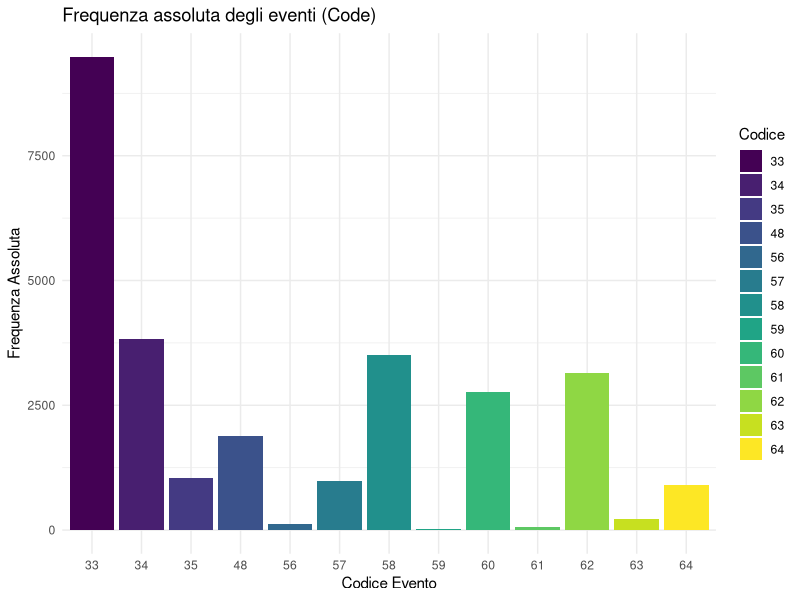
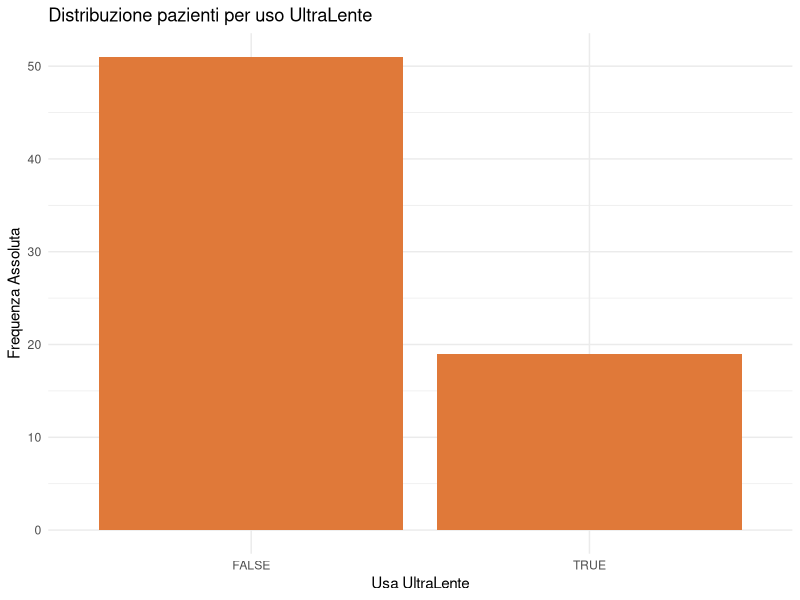
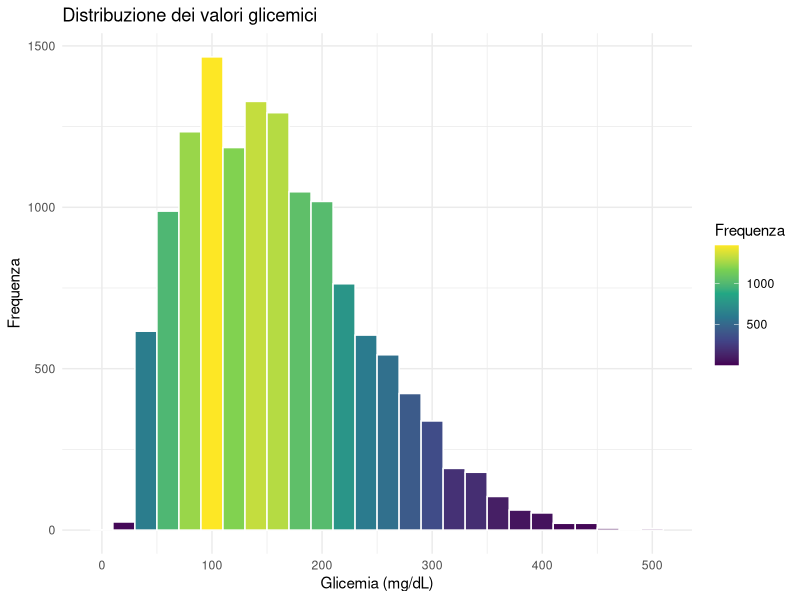
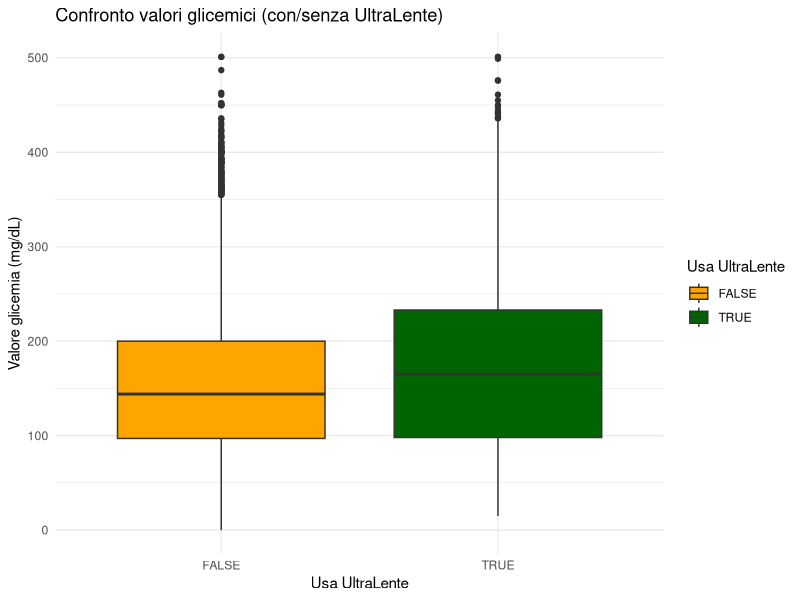
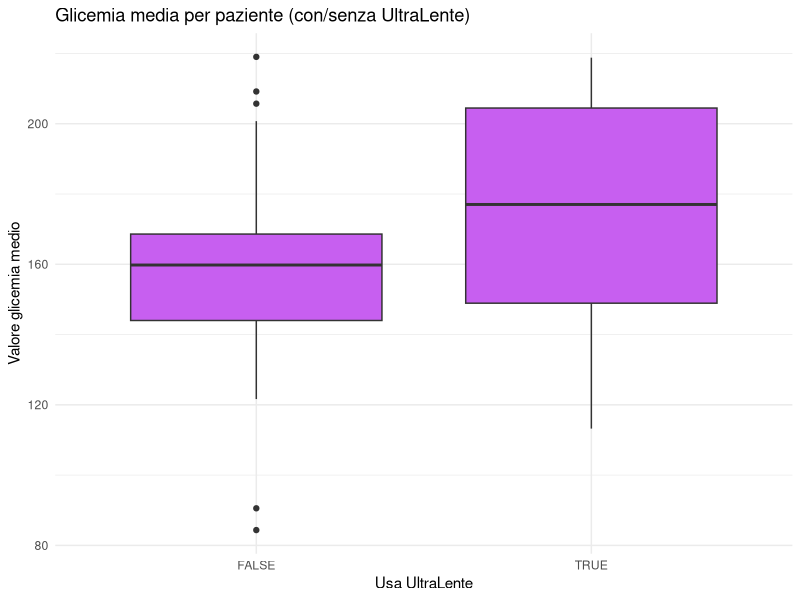
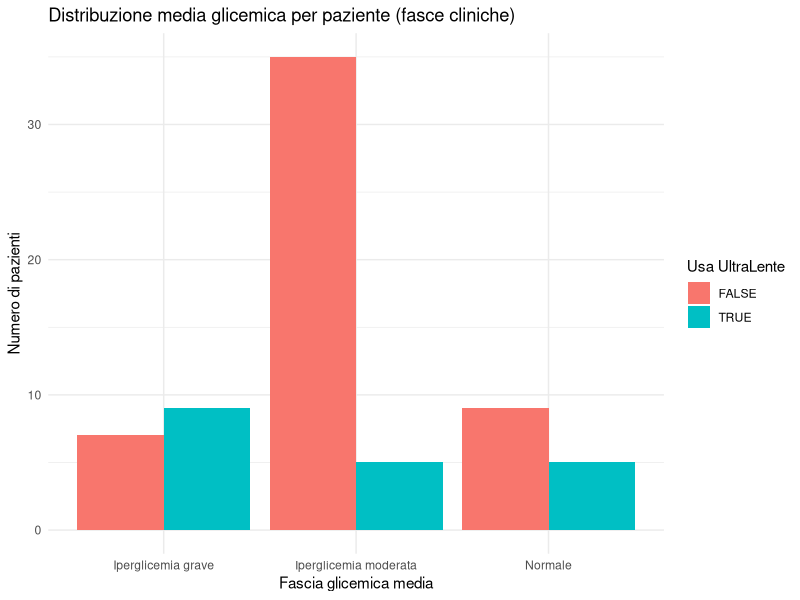
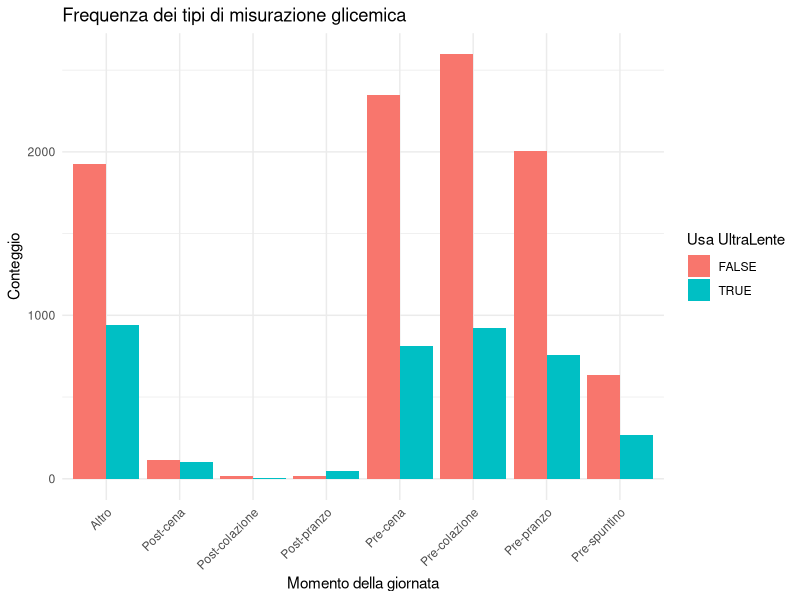
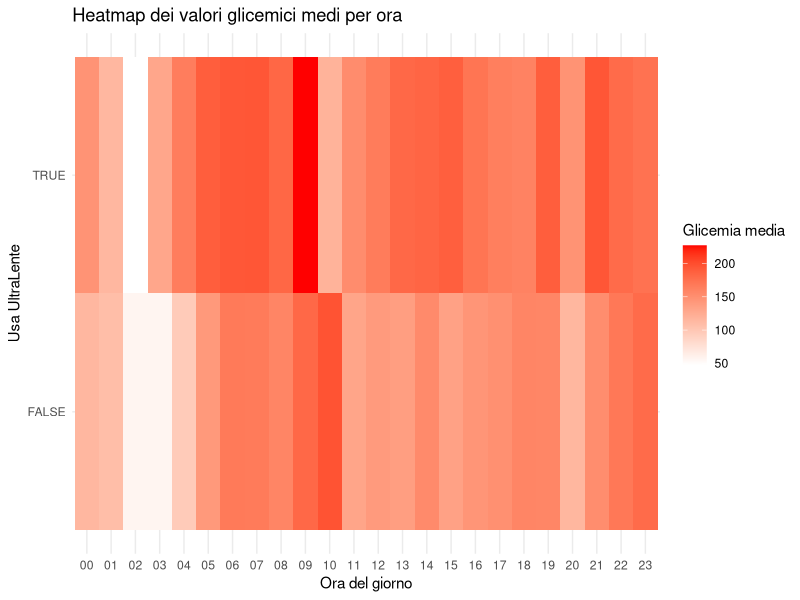

Source code (R) for these figures, in order: (Note: this script raises an error after producing the figures.)
# 📦 Librerie necessarie
library(dplyr)
library(ggplot2)
library(readr)
library(viridis)
library(tidyr)

# 📂 Carica il dataset pulito contenente tutte le misurazioni e l'etichetta UltraLente
df <- read_csv("./dataset/diabetes_clean_data3.csv", 
               col_types = cols(
                 Date = col_character(),
                 Time = col_character(),
                 Code = col_integer(),
                 Value = col_double(),
                 PatientID = col_integer(),
                 UsesUltraLente = col_logical()
               ))

# 🔢 Calcolo frequenza assoluta e relativa per ciascun tipo di evento (codice)
frequenze_code <- df %>%
  group_by(Code) %>%
  summarise(FreqAssoluta = n()) %>%
  mutate(FreqRelativa = round(FreqAssoluta / sum(FreqAssoluta), 4))

# 📋 Stampa la tabella dei codici evento
print(frequenze_code)

# 📊 Grafico: distribuzione degli eventi con colori viridis diversi per codice
plot_code <- ggplot(frequenze_code, aes(x = factor(Code), y = FreqAssoluta, fill = factor(Code))) +
  geom_bar(stat = "identity") +
  labs(
    title = "Frequenza assoluta degli eventi (Code)",
    x = "Codice Evento",
    y = "Frequenza Assoluta",
    fill = "Codice"
  ) +
  theme_minimal() +
  scale_fill_viridis_d(option = "D")  # puoi anche provare: "A", "B", "C", "E", "F"

# 💾 Salva il grafico
ggsave("grafici_plot/frequenza_code.pdf", plot = plot_code, width = 6, height = 4, dpi = 300)



# 📊 Grafico: quanti pazienti usano UltraLente e quanti no
distrib_ultralente <- df %>%
  distinct(PatientID, UsesUltraLente) %>%
  count(UsesUltraLente, name = "FreqAssoluta") %>%
  mutate(FreqRelativa = round(FreqAssoluta / sum(FreqAssoluta), 4))
print(distrib_ultralente)



plot_ultralente <- ggplot(distrib_ultralente, aes(x = as.factor(UsesUltraLente), y = FreqAssoluta)) +
  geom_bar(stat = "identity", fill = "#e07939") +
  labs(
    title = "Distribuzione pazienti per uso UltraLente",
    x = "Usa UltraLente",
    y = "Frequenza Assoluta"
  ) +
  theme_minimal()
ggsave("grafici_plot/distribuzione_ultralente.pdf", plot = plot_ultralente, width = 6, height = 4, dpi = 300)



# 📌 Codici associati ai valori glicemici
glucose_codes <- c(48, 57, 58, 59, 60, 61, 62, 63, 64)

# 📥 Filtro del dataset per includere solo i codici glicemici
glucose_df <- df %>%
  filter(Code %in% glucose_codes)

# 📦 Suddividi i valori glicemici in classi (bin) di ampiezza 20 (come nel grafico)
glucose_freq <- glucose_df %>%
  mutate(ClasseGlicemia = cut(Value, breaks = seq(0, max(Value, na.rm = TRUE) + 20, by = 20), right = FALSE)) %>%
  group_by(ClasseGlicemia) %>%
  summarise(
    FreqAssoluta = n()
  ) %>%
  mutate(
    FreqRelativa = round(FreqAssoluta / sum(FreqAssoluta), 4)
  )

# 📋 Stampa tabella frequenze glicemia
print(glucose_freq, n = Inf)

# 📊 Istogramma della distribuzione dei valori glicemici
glicem <- ggplot(glucose_df, aes(x = Value)) +
  geom_histogram(aes(fill = ..count..), binwidth = 20, color = "white") +
  scale_fill_viridis_c(option = "D") +  # Palette viridis (opzioni: A, B, C, D, E, F)
  labs(
    title = "Distribuzione dei valori glicemici",
    x = "Glicemia (mg/dL)",
    y = "Frequenza",
    fill = "Frequenza"
  ) +
  theme_minimal()

# 💾 Salvataggio grafico PDF
ggsave("grafici_plot/distribuzione_valori_glicemici.pdf", plot = glicem, width = 6, height = 4, dpi = 300)



# 📊 Grafico: boxplot delle glicemie per tutti i pazienti, divisi per uso UltraLente
boxplot_glicemia <- ggplot(glucose_df, aes(x = as.factor(UsesUltraLente), y = Value, fill = as.factor(UsesUltraLente))) +
  geom_boxplot() +
  labs(
    title = "Confronto valori glicemici (con/senza UltraLente)",
    x = "Usa UltraLente",
    y = "Valore glicemia (mg/dL)"
  ) +
  theme_minimal() +
  scale_fill_manual(values = c("orange", "darkgreen"), name = "Usa UltraLente")
ggsave("grafici_plot/boxplot_glicemia_ultralente.pdf", plot = boxplot_glicemia, width = 6, height = 4, dpi = 300)

# 📊 Calcolo media glicemica per ogni paziente
media_paziente <- glucose_df %>%
  group_by(PatientID, UsesUltraLente) %>%
  summarise(ValoreMedio = mean(Value), .groups = "drop")

# 📊 Grafico: boxplot della glicemia media per paziente, divisi per gruppo
boxplot_media <- ggplot(media_paziente, aes(x = as.factor(UsesUltraLente), y = ValoreMedio)) +
  geom_boxplot(fill = "#c75ff0") +
  labs(
    title = "Glicemia media per paziente (con/senza UltraLente)",
    x = "Usa UltraLente",
    y = "Valore glicemia medio"
  ) +
  theme_minimal()
ggsave("grafici_plot/boxplot_media_glicemica_per_paziente.pdf", plot = boxplot_media, width = 6, height = 4, dpi = 300)

# 📊 Classifica ogni paziente in una fascia clinica in base alla glicemia media
media_paziente <- media_paziente %>%
  mutate(
    FasciaMedia = case_when(
      ValoreMedio < 70 ~ "Ipoglicemia",
      ValoreMedio <= 140 ~ "Normale",
      ValoreMedio <= 180 ~ "Iperglicemia moderata",
      TRUE ~ "Iperglicemia grave"
    )
  )

# 📦 Calcola la frequenza assoluta dei pazienti per ciascuna fascia e stato UltraLente
fasce_media <- media_paziente %>%
  group_by(UsesUltraLente, FasciaMedia) %>%
  summarise(Count = n(), .groups = "drop")

# ➕ Calcola anche la frequenza relativa all'interno del totale
fasce_media <- fasce_media %>%
  mutate(
    FreqRelativa = round(Count / sum(Count), 4)
  )

# 📋 Stampa la tabella con frequenza assoluta e relativa
print(fasce_media, n = Inf)

# 📈 Grafico a barre della distribuzione delle fasce glicemiche medie
grafico_fasce_media <- ggplot(fasce_media, aes(x = FasciaMedia, y = Count, fill = as.factor(UsesUltraLente))) +
  geom_bar(stat = "identity", position = "dodge") +
  labs(
    title = "Distribuzione media glicemica per paziente (fasce cliniche)",
    x = "Fascia glicemica media",
    y = "Numero di pazienti",
    fill = "Usa UltraLente"
  ) +
  theme_minimal()

# 💾 Salvataggio del grafico in PDF
ggsave("grafici_plot/fasce_glicemia_media_per_paziente.pdf", plot = grafico_fasce_media, width = 7, height = 4.5, dpi = 300)


# 📊 Mappa dei codici glicemici a momenti specifici della giornata
glucose_df <- glucose_df %>%
  mutate(Misurazione = case_when(
    Code == 58 ~ "Pre-colazione",
    Code == 59 ~ "Post-colazione",
    Code == 60 ~ "Pre-pranzo",
    Code == 61 ~ "Post-pranzo",
    Code == 62 ~ "Pre-cena",
    Code == 63 ~ "Post-cena",
    Code == 64 ~ "Pre-spuntino",
    TRUE ~ "Altro"
  ))

# 📦 Calcolo del conteggio per tipo di misurazione e uso UltraLente
tipi_misurazione <- glucose_df %>%
  group_by(UsesUltraLente, Misurazione) %>%
  summarise(Count = n(), .groups = "drop")

# ➕ Calcolo della frequenza relativa globale (rispetto al totale dei pazienti)
tipi_misurazione <- tipi_misurazione %>%
  mutate(
    FreqRelativa = round(Count / sum(Count), 4)
  )

# 📋 Stampa della tabella con frequenza assoluta e relativa
print(tipi_misurazione, n = Inf)

# 📈 Grafico leggibile della frequenza dei tipi di misurazione glicemica
grafico_misure <- ggplot(tipi_misurazione, aes(x = Misurazione, y = Count, fill = as.factor(UsesUltraLente))) +
  geom_bar(stat = "identity", position = "dodge") +
  labs(
    title = "Frequenza dei tipi di misurazione glicemica",
    x = "Momento della giornata",
    y = "Conteggio",
    fill = "Usa UltraLente"
  ) +
  theme_minimal() +
  theme(axis.text.x = element_text(angle = 45, hjust = 1))  # 👈 Ruota le etichette per leggibilità

# 💾 Salvataggio del grafico in PDF
ggsave("grafici_plot/frequenza_misure_glicemiche.pdf", plot = grafico_misure, width = 9, height = 5, dpi = 300)



# 📊 Heatmap: valori glicemici medi per ora del giorno, divisi per uso UltraLente
# Questo grafico mostra a che ora del giorno i valori medi di glicemia sono più alti o più bassi,
# separando i pazienti in base all'uso dell'insulina UltraLente (TRUE/FALSE)

heatmap_ora <- glucose_df %>%
  mutate(Ora = format(as.POSIXct(DateTime), "%H")) %>%
  group_by(Ora, UsesUltraLente) %>%
  summarise(Media = mean(Value), .groups = "drop") %>%
  ggplot(aes(x = Ora, y = as.factor(UsesUltraLente), fill = Media)) +
  geom_tile() +
  scale_fill_gradient(low = "white", high = "red") +
  labs(
    title = "Heatmap dei valori glicemici medi per ora",
    x = "Ora del giorno",
    y = "Usa UltraLente",
    fill = "Glicemia media"
  ) +
  theme_minimal()

# 💾 Salvataggio della heatmap nella cartella 'grafici'
ggsave("grafici_plot/heatmap_glicemia_media_per_ora.pdf", plot = heatmap_ora, width = 8, height = 4.5, dpi = 300)

# 📊 Boxplot: distribuzione glicemia per ogni paziente
boxplot_per_paziente <- ggplot(glucose_df, aes(x = as.factor(PatientID), y = Value)) +
  geom_boxplot(outlier.size = 0.5, fill = "skyblue") +
  labs(
    title = "Distribuzione glicemica per paziente",
    x = "ID Paziente",
    y = "Glicemia (mg/dL)"
  ) +
  theme_minimal() +
  theme(axis.text.x = element_blank())  # nasconde le etichette pazienti per chiarezza

ggsave("grafici_plot/boxplot_glicemia_per_paziente.pdf", plot = boxplot_per_paziente, width = 10, height = 5, dpi = 300)

# 📊 Boxplot: glicemia per giorno della settimana ordinato correttamente in inglese
boxplot_per_giorno <- glucose_df %>%
  mutate(
    GiornoSettimana = weekdays(as.Date(DateTime)),
    GiornoSettimana = factor(GiornoSettimana,
                             levels = c("Monday", "Tuesday", "Wednesday", 
                                        "Thursday", "Friday", "Saturday", "Sunday"))
  ) %>%
  ggplot(aes(x = GiornoSettimana, y = Value)) +
  geom_boxplot(fill = "#ff66b2") +
  labs(
    title = "Distribuzione glicemica per giorno della settimana",
    x = "Giorno",
    y = "Glicemia (mg/dL)"
  ) +
  theme_minimal()

ggsave("grafici_plot/boxplot_glicemia_per_giorno.pdf", plot = boxplot_per_giorno, width = 8, height = 5, dpi = 300)

# 📊 Kernel Density Plot dei valori glicemici per gruppo UltraLente
density_plot <- ggplot(glucose_df, aes(x = Value, fill = as.factor(UsesUltraLente), color = as.factor(UsesUltraLente))) +
  geom_density(alpha = 0.4, size = 1) +
  scale_fill_viridis_d(option = "D", name = "Usa UltraLente") +
  scale_color_viridis_d(option = "D", name = "Usa UltraLente") +
  labs(
    title = "Distribuzione di densità dei valori glicemici",
    x = "Glicemia (mg/dL)",
    y = "Densità"
  ) +
  theme_minimal()

# 💾 Salvataggio
ggsave("grafici_plot/densita_valori_glicemici.pdf", plot = density_plot, width = 7, height = 4.5, dpi = 300)

glucose_df <- glucose_df %>%
  mutate(Misurazione = case_when(
    Code == 58 ~ "Pre-colazione",
    Code == 59 ~ "Post-colazione",
    Code == 60 ~ "Pre-pranzo",
    Code == 61 ~ "Post-pranzo",
    Code == 62 ~ "Pre-cena",
    Code == 63 ~ "Post-cena",
    Code == 64 ~ "Pre-spuntino",
    TRUE ~ "Altro"
  ))

density_misurazione <- ggplot(glucose_df, aes(x = Value, color = Misurazione, fill = Misurazione)) +
  geom_density(alpha = 0.3) +
  labs(
    title = "Distribuzione dei valori glicemici per momento della giornata",
    x = "Glicemia (mg/dL)",
    y = "Densità"
  ) +
  theme_minimal()

ggsave("grafici_plot/densita_glicemia_per_misurazione.pdf", plot = density_misurazione, width = 8, height = 5, dpi = 300)

media_giornaliera <- glucose_df %>%
  mutate(Data = as.Date(DateTime)) %>%
  group_by(PatientID, Data, UsesUltraLente) %>%
  summarise(Media = mean(Value), .groups = "drop")

density_giorno <- ggplot(media_giornaliera, aes(x = Media, fill = as.factor(UsesUltraLente), color = as.factor(UsesUltraLente))) +
  geom_density(alpha = 0.4) +
  labs(
    title = "Distribuzione della glicemia media giornaliera",
    x = "Glicemia media (mg/dL)",
    y = "Densità",
    fill = "Usa UltraLente",
    color = "Usa UltraLente"
  ) +
  theme_minimal()

ggsave("grafici_plot/densita_media_giornaliera.pdf", plot = density_giorno, width = 8, height = 5, dpi = 300)

glucose_df <- glucose_df %>%
  mutate(GiornoSettimana = weekdays(as.Date(DateTime)))

# Ordina i giorni della settimana in inglese
glucose_df$GiornoSettimana <- factor(glucose_df$GiornoSettimana,
  levels = c("Monday", "Tuesday", "Wednesday", "Thursday", "Friday", "Saturday", "Sunday"))

density_giorni <- ggplot(glucose_df, aes(x = Value, fill = GiornoSettimana, color = GiornoSettimana)) +
  geom_density(alpha = 0.3) +
  labs(
    title = "Distribuzione dei valori glicemici per giorno della settimana",
    x = "Glicemia (mg/dL)",
    y = "Densità"
  ) +
  theme_minimal()

ggsave("grafici_plot/densita_giorni_settimana.pdf", plot = density_giorni, width = 9, height = 5, dpi = 300)



# 🔢 Codici associati alle misurazioni glicemiche
glucose_codes <- c(48, 57, 58, 59, 60, 61, 62, 63, 64)

# 📊 Creazione tabella con frequenze per tipo di evento per ciascun paziente
glicemia_per_insulina <- df2 %>%
  # Tieni solo i record di misurazione glicemica e somministrazione insulina
  filter(Code %in% c(glucose_codes, 33, 34, 35)) %>%
  
  # Crea una nuova colonna testuale che identifica il tipo di evento
  mutate(Evento = case_when(
    Code == 33 ~ "Insulina Regular",
    Code == 34 ~ "Insulina NPH",
    Code == 35 ~ "Insulina UltraLente",
    Code %in% glucose_codes ~ "Glicemia",
    TRUE ~ "Altro"
  )) %>%
  
  # Conta il numero di eventi per combinazione PatientID + Evento
  count(PatientID, Evento) %>%
  
  # Riorganizza la tabella: una colonna per ogni tipo di evento
  pivot_wider(names_from = Evento, values_from = n, values_fill = 0)

# 🔁 Converte in formato long per la heatmap (ogni riga = paziente × evento)
glicemia_long <- glicemia_per_insulina %>%
  pivot_longer(cols = -PatientID, names_to = "Evento", values_to = "Frequenza")

# 🎨 Crea una heatmap con ggplot
heatmap_plot <- ggplot(glicemia_long, aes(x = Evento, y = factor(PatientID), fill = Frequenza)) +
  geom_tile(color = "white") +  # Ogni cella è un rettangolo colorato
  scale_fill_viridis(name = "Frequenza", option = "D") +  # Palette viridis per la leggibilità
  labs(
    title = "Heatmap delle frequenze degli eventi per paziente",
    x = "Tipo di evento",
    y = "ID Paziente"
  ) +
  theme_minimal() +
  theme(
    axis.text.y = element_text(size = 5),        # Mostra le etichette dei pazienti (piccole)
    axis.ticks.y = element_line(size = 0.2)      # Aggiungi piccoli tick sull'asse Y
  )

# 💾 Salva il grafico in formato PDF nella cartella 'grafici_plot'
ggsave("grafici_plot/heatmap_eventi_pazienti.pdf", plot = heatmap_plot, width = 8, height = 6, dpi = 300)


